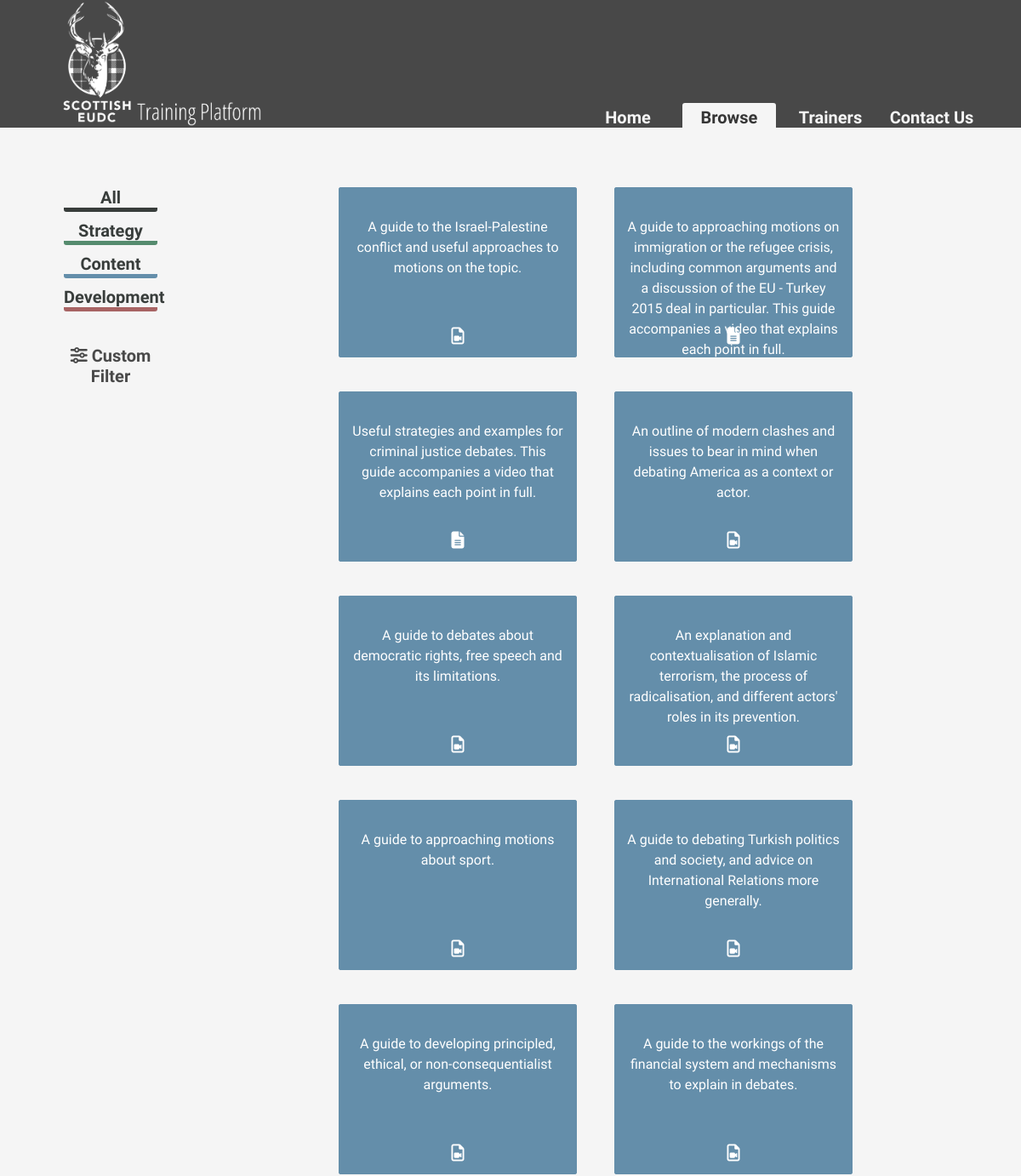
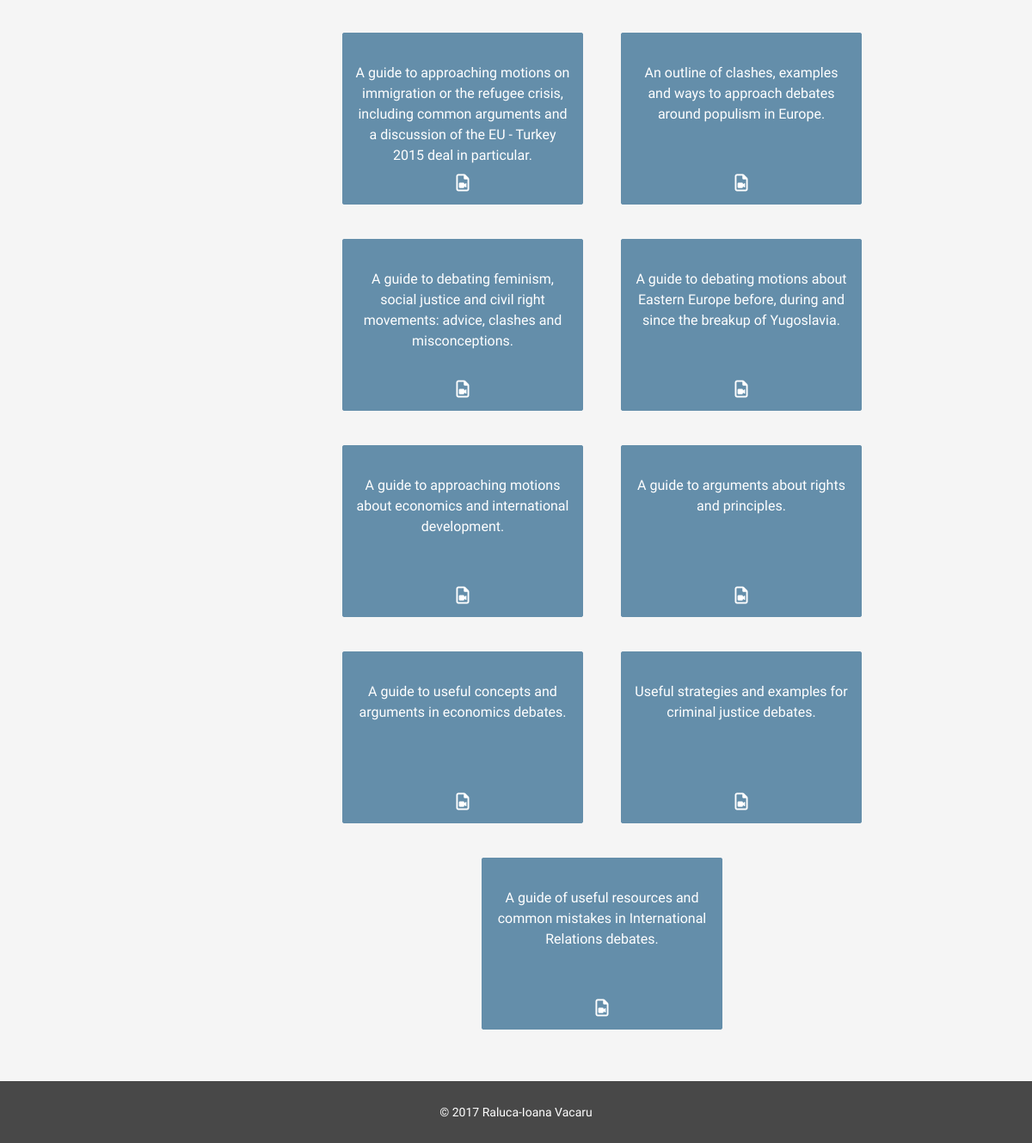
Screenshot of /browse/filter/category=content/tags=/types=/authors=/ with the database file from the repository (2 pictures, top to bottom).
### tplatform/models.py (models this page shows, shortened)
class Article(models.Model):
    STRATEGY = 1
    CONTENT = 2
    MISC = 3
    CATEGORY_CHOICES = (
        (STRATEGY, 'Strategy'),
        (CONTENT, 'Content'),
        (MISC, 'Misc'),
    )
    title = models.CharField(max_length = 200)
    description = models.CharField(max_length = 350, default = '')
    authors = models.ManyToManyField(Author, blank = True)
    date_added = models.DateTimeField()
    content = models.TextField()
    category = models.IntegerField(choices = CATEGORY_CHOICES)
    tags = models.ManyToManyField(Tag)
    types = models.ManyToManyField(Type, blank = True)
    related_articles = models.ManyToManyField('self', symmetrical = False, blank = True)

class Type(models.Model):
    name = models.CharField(max_length = 30)
    picture_handle = models.CharField(max_length = 30)

### tplatform/views.py (the view)
# urls.py: url(r'^browse/filter/category=(?P<category>(\w+&)*\w*)/tags=(?P<tags>(\d+&)*\d*)/types=(?P<types>(\d+&)*\d*)/authors=(?P<authors>(\d+&)*\d*)/', views.filter_detail, name='browse.filter_detail'),
def filter_detail(request, category, tags, types, authors):
	all_articles = Article.objects.all().order_by('date_added').reverse()
	if (tags == ''):
		articles = all_articles
	else:
		tag_list = [int(i) for i in tags.split('&')]
		articles = [x for x in all_articles if (set([y.id for y in x.tags.all()]) & set(tag_list))]
	if (category != ''):
		aux = articles
		category_list = category.split('&')
		articles = [x for x in aux if x.get_category_display().lower() in category_list]
	if (types != ''):
		aux = articles
		types_list = [int(i) for i in types.split('&')]
		articles = [x for x in aux if (set([y.id for y in x.types.all()]) & set(types_list))]
	if (authors != ''):
		aux = articles
		authors_list = [int(i) for i in authors.split('&')]
		articles = [x for x in aux if (set([y.id for y in x.authors.all()]) & set(authors_list))]
	return render(request, 'tplatform/filter_detail.html', {
		'articles': articles,
	})

### tplatform/context_processors.py (called while the page is built)
def getcustomoptions(request):
	all_tags = [x for x in Tag.objects.all().order_by('name') if x.article_set.all().exists()]
	all_authors = [x for x in Author.objects.all().order_by('name') if x.article_set.all().exists()]
	all_types = Type.objects.all().order_by('name');
	return {
		'tags': all_tags,
		'authors': all_authors,
		'types': all_types,
	}

### tplatform/models.py (called while the page is built)
    def __unicode__(self):
        return self.name

### tplatform/templatetags/app_filters.py (called while the page is built)
@register.filter
def sort_alphabetically(values, field):
	return sorted(values, key=lambda item: getattr(item, field).lower())

### training/templates/tplatform/filter_detail.html (shortened to what this page needs)
{% extends "tplatform/browse.html" %}
{% block articles %}
	{% load app_filters %}
	{% if articles %}
	<div class="filter-detail-wrapper">
		{% for article in articles %}
		<a class="flipper content-box-wrapper" href="{% url 'browse.article_detail' article.id %}">
			<div class="front content-box" id="article-{{ article.get_category_display|lower }}">
						<span class="box-title">{{ article.title }}</span>
						<span class="box-author">
						</span>
						<span id="tag-wrapper">
							<span class="box-tag-list">
							</span>
						</span>
			</div>
			<div class="back content-box" id="article-{{ article.get_category_display|lower }}">
					<div class="box-description">
						{{ article.description }}
					</div>
					<div class="box-types">
						{% for type in article.types.all %}
							<i class="fa fa-{{ type.picture_handle }} fa-lg"></i>
						{% endfor %}
					</div>
			</div>
		</a>
		{% endfor %}
	</div>
	{% else %}
	<h1>Oops!</h1>
	<p> Your query has no results.</p>
	{% endif %}
{% endblock %}

### tplatform/static/css/index.css (style rules this page uses)
html { height: 100%; }
body { margin: 0; width: 100%; height: 100%; background-color: rgba(245, 245, 245, 1); }
a { text-decoration: none; color: black; }
.filter-detail-wrapper { width: 100%; text-align: center; }
.content-box-wrapper { position: relative; display: block; width: 280px; height: 200px; padding: 10px; margin: 10px; display:inline-block; vertical-align:top; }
.content-box { position: absolute !important; display: block; width: 280px; height: 200px; padding: 10px; background-color: #f5f5f5; border-style: solid; border-width: 5px; border-radius: 3px; box-sizing: border-box; }
.box-title { display: block; font-size: 24px; font-family: 'Open Sans Condensed', sans-serif; margin: 0; text-align: center; margin-top: 20px; }
.box-author { display: block; font-size: 15px; font-family: 'Open Sans Condensed', sans-serif; margin: 0; margin-top: 5px; text-align: center; }
.box-description { padding-top: 20px; display: block; font-size: 16px; line-height: 1.5em; text-align: center; vertical-align: middle; font-family: 'Open Sans Condensed', sans-serif; margin: 0; color: white; }
.box-tag-list { display: inline-block; font-size: 14px; font-family: 'Open Sans Condensed', sans-serif; }
.box-types { position: absolute; width: 100% !important; text-align: center; left: 0; bottom: 10px; }
.box-types i { display: inline-block; padding: 10px 5px; text-align: center; color: white; }
#tag-wrapper { width: 100%; position: absolute; left: 0px; display: inline; bottom: 20px; text-align: center; }
#article-content { border-color: #648EAA; background-color: #648EAA; color: white; }
body { display: flex; min-height: 100vh; flex-direction: column; }

### rows the page displays
Article: description "A guide to the Israel-Palestine conflict and useful approaches to motions on the topic."
Article: description "A guide to approaching motions on immigration or the refugee crisis, including common arguments and a discussion of the EU - Turkey 2015 deal in particular. This guide accompanies a video that explains each point in full."
Article: description "Useful strategies and examples for criminal justice debates. This guide accompanies a video that explains each point in full."
Article: description "An outline of modern clashes and issues to bear in mind when debating America as a context or actor."
Article: description "A guide to debates about democratic rights, free speech and its limitations."
Article: description "An explanation and contextualisation of Islamic terrorism, the process of radicalisation, and different actors' roles in its prevention."
Article: description "A guide to approaching motions about sport."
Article: description "A guide to debating Turkish politics and society, and advice on International Relations more generally."
Article: description "A guide to developing principled, ethical, or non-consequentialist arguments."
Article: description "A guide to the workings of the financial system and mechanisms to explain in debates."
Article: description "A guide to approaching motions on immigration or the refugee crisis, including common arguments and a discussion of the EU - Turkey 2015 deal in particular."
Article: description "An outline of clashes, examples and ways to approach debates around populism in Europe."
Article: description "A guide to debating feminism, social justice and civil right movements: advice, clashes and misconceptions."
Article: description "A guide to debating motions about Eastern Europe before, during and since the breakup of Yugoslavia."
Article: description "A guide to approaching motions about economics and international development."
Article: description "A guide to arguments about rights and principles."
Article: description "A guide to useful concepts and arguments in economics debates."
Article: description "Useful strategies and examples for criminal justice debates."
Article: description "A guide of useful resources and common mistakes in International Relations debates."
